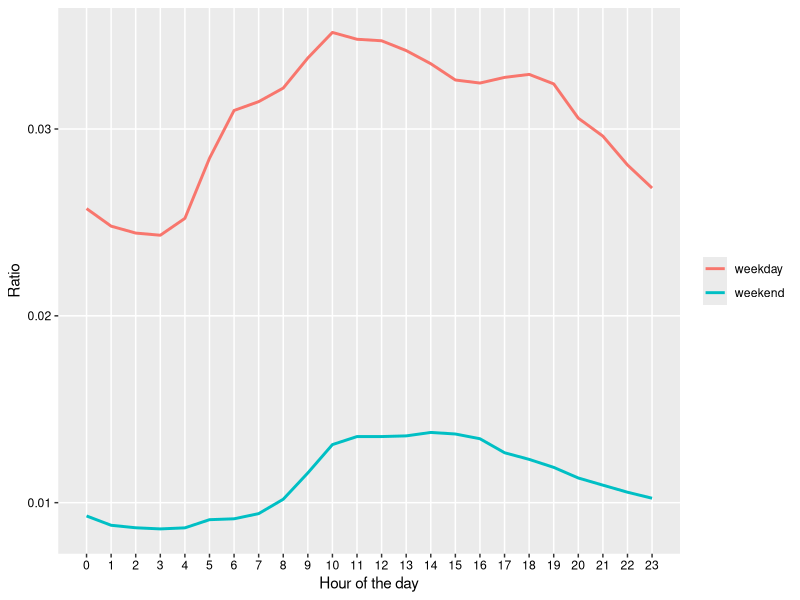

Recreate this plot in R.
library(tidyverse)

plot <- read_csv('shipping_profile.csv') %>%
mutate(total = sum(records)) %>%
mutate(ratio = records/total) %>%
ggplot(aes(hour, ratio, group = wday, colour = wday)) +
geom_line(size=1) +
scale_x_continuous(breaks = 0:23) +
xlab('Hour of the day') +
ylab('Ratio') +
theme(legend.title = element_blank(),
        panel.grid.minor = element_blank(),
        axis.text = element_text(colour='black'))
  
png("maps/diurnal_variation.png", width=15, height=5, units='cm', res=300)
plot(plot)
dev.off()
